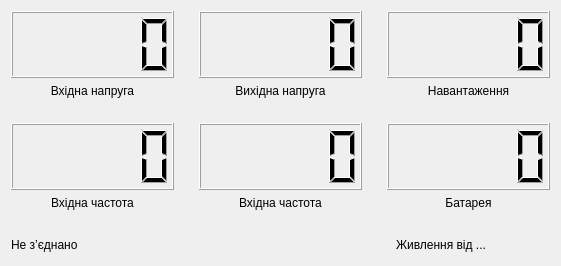
<?xml version="1.0" encoding="UTF-8"?>
<ui version="4.0">
 <class>Widget</class>
 <widget class="QWidget" name="Widget">
  <property name="geometry">
   <rect>
    <x>0</x>
    <y>0</y>
    <width>561</width>
    <height>266</height>
   </rect>
  </property>
  <property name="windowTitle">
   <string>UPSControl</string>
  </property>
  <property name="windowIcon">
   <iconset resource="res.qrc">
    <normaloff>:/new/emulator.png</normaloff>:/new/emulator.png</iconset>
  </property>
  <layout class="QGridLayout" name="gridLayout">
   <property name="spacing">
    <number>25</number>
   </property>
   <item row="0" column="0" colspan="3">
    <layout class="QHBoxLayout" name="horizontalLayout">
     <property name="spacing">
      <number>25</number>
     </property>
     <item>
      <layout class="QVBoxLayout" name="verticalLayout_6">
       <item>
        <widget class="QLCDNumber" name="lcdIn">
         <property name="smallDecimalPoint">
          <bool>false</bool>
         </property>
        </widget>
       </item>
       <item>
        <widget class="QLabel" name="label">
         <property name="sizePolicy">
          <sizepolicy hsizetype="Preferred" vsizetype="Fixed">
           <horstretch>0</horstretch>
           <verstretch>0</verstretch>
          </sizepolicy>
         </property>
         <property name="text">
          <string>Вхідна напруга</string>
         </property>
         <property name="alignment">
          <set>Qt::AlignCenter</set>
         </property>
        </widget>
       </item>
      </layout>
     </item>
     <item>
      <layout class="QVBoxLayout" name="verticalLayout_5">
       <item>
        <widget class="QLCDNumber" name="lcdOut"/>
       </item>
       <item>
        <widget class="QLabel" name="label_2">
         <property name="sizePolicy">
          <sizepolicy hsizetype="Preferred" vsizetype="Fixed">
           <horstretch>0</horstretch>
           <verstretch>0</verstretch>
          </sizepolicy>
         </property>
         <property name="text">
          <string>Вихідна напруга</string>
         </property>
         <property name="alignment">
          <set>Qt::AlignCenter</set>
         </property>
        </widget>
       </item>
      </layout>
     </item>
     <item>
      <layout class="QVBoxLayout" name="verticalLayout_4">
       <item>
        <widget class="QLCDNumber" name="lcdLL"/>
       </item>
       <item>
        <widget class="QLabel" name="label_3">
         <property name="sizePolicy">
          <sizepolicy hsizetype="Preferred" vsizetype="Fixed">
           <horstretch>0</horstretch>
           <verstretch>0</verstretch>
          </sizepolicy>
         </property>
         <property name="text">
          <string>Навантаження</string>
         </property>
         <property name="alignment">
          <set>Qt::AlignCenter</set>
         </property>
        </widget>
       </item>
      </layout>
     </item>
    </layout>
   </item>
   <item row="1" column="0" colspan="3">
    <layout class="QHBoxLayout" name="horizontalLayout_2">
     <property name="spacing">
      <number>25</number>
     </property>
     <item>
      <layout class="QVBoxLayout" name="verticalLayout">
       <item>
        <widget class="QLCDNumber" name="lcdInH"/>
       </item>
       <item>
        <widget class="QLabel" name="label_4">
         <property name="sizePolicy">
          <sizepolicy hsizetype="Preferred" vsizetype="Fixed">
           <horstretch>0</horstretch>
           <verstretch>0</verstretch>
          </sizepolicy>
         </property>
         <property name="text">
          <string>Вхідна частота</string>
         </property>
         <property name="alignment">
          <set>Qt::AlignCenter</set>
         </property>
        </widget>
       </item>
      </layout>
     </item>
     <item>
      <layout class="QVBoxLayout" name="verticalLayout_2">
       <item>
        <widget class="QLCDNumber" name="lcdOutH"/>
       </item>
       <item>
        <widget class="QLabel" name="label_5">
         <property name="sizePolicy">
          <sizepolicy hsizetype="Preferred" vsizetype="Fixed">
           <horstretch>0</horstretch>
           <verstretch>0</verstretch>
          </sizepolicy>
         </property>
         <property name="text">
          <string>Вхідна частота</string>
         </property>
         <property name="alignment">
          <set>Qt::AlignCenter</set>
         </property>
        </widget>
       </item>
      </layout>
     </item>
     <item>
      <layout class="QVBoxLayout" name="verticalLayout_3">
       <item>
        <widget class="QLCDNumber" name="lcdBat"/>
       </item>
       <item>
        <widget class="QLabel" name="label_6">
         <property name="sizePolicy">
          <sizepolicy hsizetype="Preferred" vsizetype="Fixed">
           <horstretch>0</horstretch>
           <verstretch>0</verstretch>
          </sizepolicy>
         </property>
         <property name="text">
          <string>Батарея</string>
         </property>
         <property name="alignment">
          <set>Qt::AlignCenter</set>
         </property>
        </widget>
       </item>
      </layout>
     </item>
    </layout>
   </item>
   <item row="2" column="0">
    <widget class="QLabel" name="lblMess">
     <property name="sizePolicy">
      <sizepolicy hsizetype="Preferred" vsizetype="Fixed">
       <horstretch>0</horstretch>
       <verstretch>0</verstretch>
      </sizepolicy>
     </property>
     <property name="text">
      <string>Не з’єднано</string>
     </property>
    </widget>
   </item>
   <item row="2" column="1">
    <spacer name="horizontalSpacer">
     <property name="orientation">
      <enum>Qt::Horizontal</enum>
     </property>
     <property name="sizeType">
      <enum>QSizePolicy::Expanding</enum>
     </property>
     <property name="sizeHint" stdset="0">
      <size>
       <width>268</width>
       <height>20</height>
      </size>
     </property>
    </spacer>
   </item>
   <item row="2" column="2">
    <widget class="QLabel" name="label_7">
     <property name="sizePolicy">
      <sizepolicy hsizetype="Expanding" vsizetype="Fixed">
       <horstretch>0</horstretch>
       <verstretch>0</verstretch>
      </sizepolicy>
     </property>
     <property name="text">
      <string>Живлення від ...</string>
     </property>
     <property name="alignment">
      <set>Qt::AlignLeading|Qt::AlignLeft|Qt::AlignVCenter</set>
     </property>
     <property name="wordWrap">
      <bool>true</bool>
     </property>
    </widget>
   </item>
  </layout>
 </widget>
 <layoutdefault spacing="6" margin="11"/>
 <resources>
  <include location="res.qrc"/>
 </resources>
 <connections/>
</ui>
